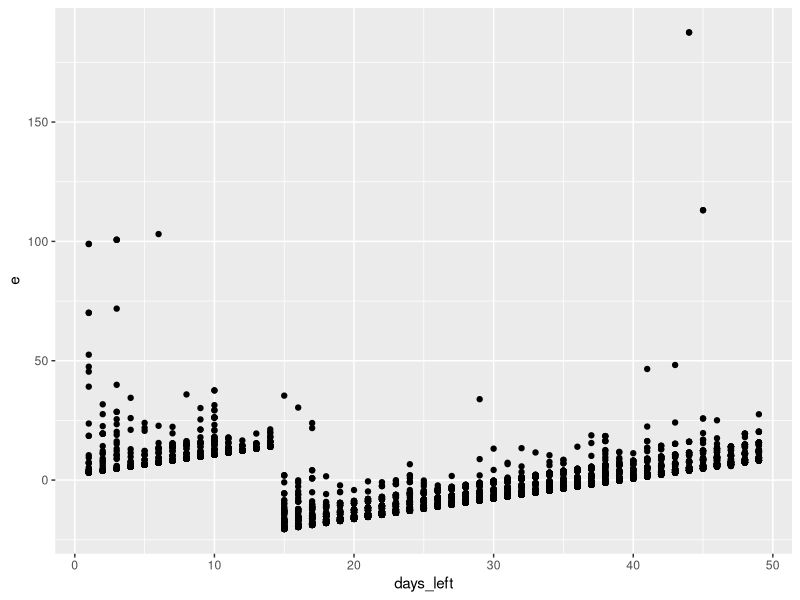

The R script that drew this image:

#############
#  Stats 2  #
# 2025 Exam #
#############

# Read in data:
df <- read.csv("delhi_mumbai_flights.csv")

# Q1
cor(df$days_left, df$price)

# Model 1
m1 <- lm(price ~ days_left, data = df)
summary(m1)

# Q2
coef(m1)[2]

# Q3
df_p <- data.frame(days_left = 50)
predict(m1, df_p, interval = "confidence", level = 0.95)

# Q4
df$e <- m1$residuals
library(ggplot2)
ggplot(df, aes(days_left, e)) + geom_point()


# Q5
df$e2 <- m1$residuals^2
m_aux <- lm(e2 ~ days_left, data = df)
coef(summary(m_aux))["days_left", "Pr(>|t|)"]

# Model 2
df$within14 <- df$days_left <= 14
m2 <- lm(price ~ within14, data = df)
summary(m2)

# Q6
m0 <- lm(price ~ 1, data = df)
anova(m0, m1)
anova(m0, m2)

# Q7
confint(m2, level = 0.95)

# Model 3 and Q8
m3 <- lm(price ~ airline, data = df)
summary(m3)

# Q9
coef(m3)[1] + coef(m3)[5]

# Q10
b_2 <- coef(summary(m3))["airlineGO_FIRST", "Estimate"]
s_b_2 <- coef(summary(m3))["airlineGO_FIRST", "Std. Error"]
t <- (b_2 + 2) / s_b_2
pt(t, m3$df.residual)

# Model 4
m4 <- lm(price ~ within14 + airline, data = df)
summary(m4)

# Q11
anova(m2, m4)
qf(0.95, 5, 5163)

# Model 5 and Q12
m5 <- lm(price ~ within14 * source_city, data = df)
summary(m5)

# Q13
coef(m5)[2]

# Q14
coef(m5)[2] + coef(m5)[4]
